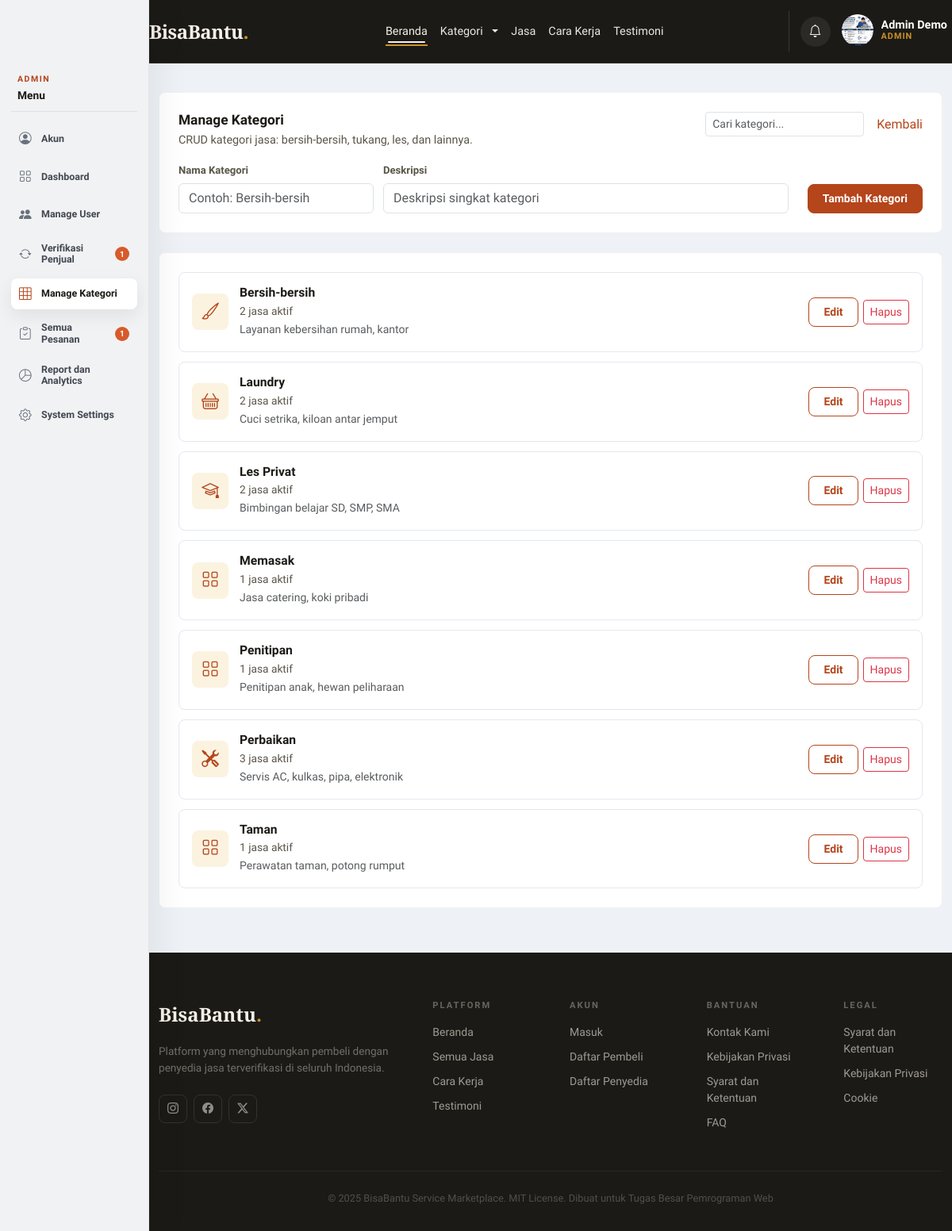
The page /index.php?page=admin_categories (signed in) on the database its author committed.
### tables this page shows
CREATE TABLE `categories` (
  `id` int NOT NULL AUTO_INCREMENT,
  `name` varchar(50) NOT NULL,
  `description` text,
  `created_at` timestamp NOT NULL DEFAULT CURRENT_TIMESTAMP,
  PRIMARY KEY (`id`)
);

### src/helpers/functions.php (called while the page is built, shortened)
<?php
function base_url($path = '') {
    $scheme = (!empty($_SERVER['HTTPS']) && $_SERVER['HTTPS'] !== 'off') ? 'https' : 'http';
    $host = $_SERVER['HTTP_HOST'] ?? 'localhost';
    $scriptDir = rtrim(dirname($_SERVER['SCRIPT_NAME']), '/\\');
    $base = $scheme . '://' . $host . $scriptDir;
    return rtrim($base, '/\\') . '/' . ltrim($path, '/\\');
}
function e($value) {
    return htmlspecialchars($value, ENT_QUOTES, 'UTF-8');
}
function category_icon($name) {
    $icons = [
        'bersih' => 'bi-brush',
        'perbaikan' => 'bi-tools',
        'les' => 'bi-mortarboard',
        'laundry' => 'bi-basket',
        'kecantikan' => 'bi-stars',
        'transport' => 'bi-truck',
    ];
    $lower = strtolower($name);
    foreach ($icons as $key => $icon) {
        if (str_contains($lower, $key)) {
            return $icon;
        }
    }
    return 'bi-grid';
}

### src/models/CategoryModel.php (called while the page is built, shortened)
<?php
class CategoryModel {
    private $pdo;
    public function __construct($pdo) {
        $this->pdo = $pdo;
    }
    public function getAllWithServiceCount() {
        $stmt = $this->pdo->query('
            SELECT c.*, COUNT(u.id) as service_count
            FROM categories c
            LEFT JOIN services s ON s.category_id = c.id AND s.is_active = 1
            LEFT JOIN users u ON s.provider_id = u.id AND u.is_verified = 1
            GROUP BY c.id
            ORDER BY c.name ASC
        ');
        return $stmt->fetchAll();
    }
}

### src/views/admin/categories.php (the view, shortened to what this page needs)
<?php
require_once __DIR__ . '/../../models/CategoryModel.php';
$categoryModel = new CategoryModel($pdo);
$categories = $categoryModel->getAllWithServiceCount();
$editId = (int) ($_GET['edit'] ?? 0);
$editCategory = $editId ? $categoryModel->getById($editId) : null;
?>
<main class="admin-dashboard">
    <div class="container">
        <section class="admin-panel mb-4">
            <div class="admin-panel-head">
                <div>
                    <h2>Manage Kategori</h2>
                    <p>CRUD kategori jasa: bersih-bersih, tukang, les, dan lainnya.</p>
                </div>
                <div class="d-flex gap-3 align-items-center">
                    <input type="text" id="tableSearch" class="form-control form-control-sm" placeholder="Cari kategori..." style="width: 200px;">
                    <a href="<?= base_url('index.php?page=dashboard') ?>" class="link-accent">Kembali</a>
                </div>
            </div>
            <form method="post" action="<?= base_url('index.php?page=admin&action=' . ($editCategory ? 'category_update' : 'category_create')) ?>" class="admin-form-row">
                <div class="admin-form-field">
                    <label>Nama Kategori</label>
                    <input type="text" name="name" class="form-control" required placeholder="Contoh: Bersih-bersih" value="<?= e($editCategory['name'] ?? '') ?>">
                </div>
                <div class="admin-form-field admin-form-field-grow">
                    <label>Deskripsi</label>
                    <input type="text" name="description" class="form-control" placeholder="Deskripsi singkat kategori" value="<?= e($editCategory['description'] ?? '') ?>">
                </div>
                <div class="admin-form-field admin-form-field-action">
                    <label>&nbsp;</label>
                    <button type="submit" class="btn btn-primary-custom">
                        <?= $editCategory ? 'Simpan Perubahan' : 'Tambah Kategori' ?>
                    </button>
                </div>
            </form>
        </section>
        <section class="admin-panel">
            <div class="admin-menu-grid">
                <?php if (empty($categories)): ?>
                    <p class="text-muted mb-0">Belum ada kategori.</p>
                <?php else: ?>
                    <?php foreach ($categories as $cat): ?>
                        <div class="admin-menu-card admin-category-card">
                            <span><i class="bi <?= e(category_icon($cat['name'])) ?>"></i></span>
                            <div>
                                <h3><?= e($cat['name']) ?></h3>
                                <p><?= (int) $cat['service_count'] ?> jasa aktif</p>
                                <?php if ($cat['description']): ?>
                                    <small class="text-muted"><?= e($cat['description']) ?></small>
                                <?php endif; ?>
                            </div>
                            <div class="admin-category-actions">
                                <a href="<?= base_url('index.php?page=admin_categories&edit=' . (int) $cat['id']) ?>" class="btn btn-sm btn-outline-custom">Edit</a>
                                <form method="post" action="<?= base_url('index.php?page=admin&action=category_delete') ?>" onsubmit="return confirm('Hapus kategori ini?');">
                                    <button type="submit" class="btn btn-sm btn-outline-danger">Hapus</button>
                                </form>
                            </div>
                        </div>
                    <?php endforeach; ?>
                <?php endif; ?>
            </div>
        </section>
    </div>
</main>

### src/assets/css/main.css (style rules this page uses)
:root { --cream: #F5F0E8; --warm-100: #EDE5D0; --warm-200: #D4C4A0; --ink: #1C1A16; --ink-60: #5A5548; --ink-30: #9D9488; --accent: #B5451B; --accent-lt: #F0E4DE; --gold: #C8922A; --gold-lt: #FBF3E0; --orange-primary: var(--accent); --orange-dark: #9a3615; --orange-light: var(--accent-lt); --orange-soft: var(--gold-lt); --text-dark: var(--ink); --text-muted: var(--ink-60); }
body { min-height: 100vh; display: flex; flex-direction: column; font-family: 'Plus Jakarta Sans', system-ui, sans-serif; color: var(--ink); background-color: var(--cream); }
html { min-height: 100%; }
body.has-role-sidebar { padding-left: 188px; background: #f4f5f7; }
.btn-outline-custom { border: 1px solid var(--gold); color: var(--gold); border-radius: 8px; padding: 7px 18px; font-size: 0.875rem; font-weight: 600; background: transparent; transition: all 0.2s; }
.btn-primary-custom { background: var(--gold); color: var(--ink); border: none; border-radius: 8px; padding: 7px 18px; font-size: 0.875rem; font-weight: 600; transition: all 0.2s; }
.link-accent { color: var(--accent); font-weight: 500; text-decoration: none; }
.btn-outline-custom, .btn-primary-custom, .btn-login, .btn-register, .search-box button, .filter-pill, .link-accent, .auth-btn-submit, .auth-btn-outline, .auth-btn-google, .auth-modal-close, .auth-tab, .auth-role-card, .social-btn { transition: transform 0.22s ease, box-shadow 0.22s ease, background-color 0.22s ease, border-color 0.22s ease, color 0.22s ease; }
.link-accent { display: inline-flex; align-items: center; gap: 4px; }
html, body { max-width: 100%; overflow-x: clip; }
button, input, select, textarea { font: inherit; }

### src/assets/css/auth-modal.css (style rules this page uses)
:root { --auth-accent: #B5451B; --auth-accent-dark: #9a3615; --auth-accent-soft: #F0E4DE; --auth-accent-border: #D4C4A0; --auth-gold: #C8922A; --auth-gold-soft: #FBF3E0; --font-sans: 'Plus Jakarta Sans', system-ui, sans-serif; --color-text-primary: #1C1A16; --color-text-secondary: #6b7280; --color-text-tertiary: #9ca3af; --color-background-primary: #fff; --color-background-secondary: #f9fafb; --color-background-tertiary: #f3f4f6; --color-border-secondary: #e5e7eb; --color-border-tertiary: #f3f4f6; --border-radius-md: 8px; --border-radius-xl: 16px; }

### src/assets/css/animations.css (style rules this page uses)
:root { --bb-motion-fast: 180ms; --bb-motion-base: 320ms; --bb-motion-slow: 480ms; --bb-motion-ease: cubic-bezier(.22, 1, .36, 1); --bb-motion-shadow: 0 18px 45px rgba(15, 23, 42, .14); --bb-focus-glow: 0 0 0 .22rem rgba(37, 99, 235, .16); }
html { scroll-behavior: smooth; }
body { opacity: 1; }
body.page-enter { transition: opacity var(--bb-motion-base) var(--bb-motion-ease), transform var(--bb-motion-base) var(--bb-motion-ease); will-change: opacity, transform; }
body.page-enter.loaded { opacity: 1; transform: translate3d(0, 0, 0); }
.animate-on-scroll { opacity: 0; transition: opacity var(--bb-motion-slow) var(--bb-motion-ease), transform var(--bb-motion-slow) var(--bb-motion-ease); transition-delay: var(--bb-stagger-delay, 0ms); will-change: opacity, transform; }
.animate-on-scroll.zoom-in { transform: scale(.96); }
.animate-on-scroll.in-view { opacity: 1; transform: translate3d(0, 0, 0) scale(1); }
.btn, button, [type="button"], [type="submit"], .cart-nav-btn, .header-icon-btn, .social-btn, .role-sidebar-nav a, .profile-dropdown-item { position: relative; overflow: hidden; transition: transform var(--bb-motion-fast) var(--bb-motion-ease), box-shadow var(--bb-motion-fast) var(--bb-motion-ease), border-color var(--bb-motion-fast) ease, background-color var(--bb-motion-fast) ease, color var(--bb-motion-fast) ease; }
.form-control, .form-select, textarea, input { transition: border-color var(--bb-motion-fast) ease, box-shadow var(--bb-motion-fast) ease, background-color var(--bb-motion-fast) ease, transform var(--bb-motion-fast) ease; }
.form-label, label { transition: color var(--bb-motion-fast) ease, transform var(--bb-motion-fast) ease; }

### rows shown on the page
categories: name "Bersih-bersih", service_count "2", description "Layanan kebersihan rumah, kantor"
categories: name "Laundry", service_count "2", description "Cuci setrika, kiloan antar jemput"
categories: name "Les Privat", service_count "2", description "Bimbingan belajar SD, SMP, SMA"
categories: name "Memasak", service_count "1", description "Jasa catering, koki pribadi"
categories: name "Penitipan", service_count "1", description "Penitipan anak, hewan peliharaan"
categories: name "Perbaikan", service_count "3", description "Servis AC, kulkas, pipa, elektronik"
categories: name "Taman", service_count "1", description "Perawatan taman, potong rumput"

### other values the page prints
$userName "Admin Demo"
$roleLabel "ADMIN"
$roleShortLabel "ADMIN"
$item['label'] "Akun"
$item['label'] "Dashboard"
$item['label'] "Manage User"
$item['label'] "Verifikasi Penjual"
$item['badge'] "1"
$item['label'] "Manage Kategori"
$item['label'] "Semua Pesanan"
$item['label'] "Report dan Analytics"
$item['label'] "System Settings"
